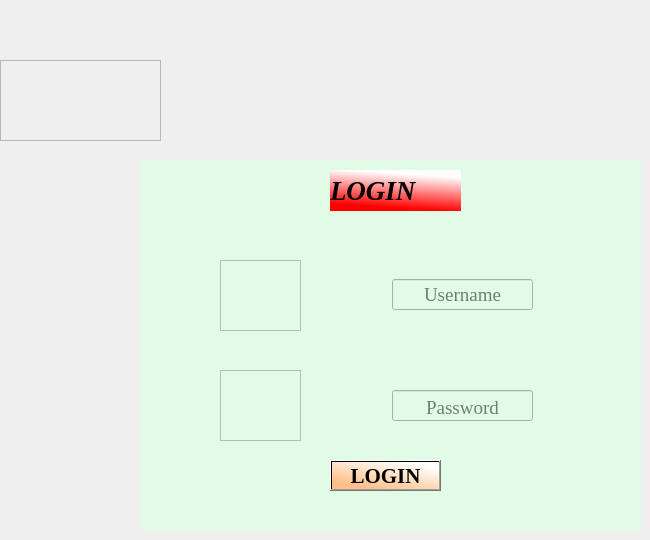
    <widget class="QWidget" name="page">
     <widget class="QFrame" name="frame">
      <property name="geometry">
       <rect>
        <x>0</x>
        <y>60</y>
        <width>161</width>
        <height>81</height>
       </rect>
      </property>
      <property name="styleSheet">
       <string notr="true">image:url(:/newPrefix/logo.jpg)
</string>
      </property>
      <property name="frameShape">
       <enum>QFrame::StyledPanel</enum>
      </property>
      <property name="frameShadow">
       <enum>QFrame::Raised</enum>
      </property>
     </widget>
     <widget class="QWidget" name="widget" native="true">
      <property name="geometry">
       <rect>
        <x>140</x>
        <y>160</y>
        <width>501</width>
        <height>371</height>
       </rect>
      </property>
      <property name="styleSheet">
       <string notr="true">background-color: rgb(225, 251, 230);</string>
      </property>
      <widget class="QLabel" name="label">
       <property name="geometry">
        <rect>
         <x>190</x>
         <y>10</y>
         <width>131</width>
         <height>41</height>
        </rect>
       </property>
       <property name="font">
        <font>
         <family>Times New Roman</family>
         <pointsize>20</pointsize>
         <weight>75</weight>
         <italic>true</italic>
         <bold>true</bold>
        </font>
       </property>
       <property name="styleSheet">
        <string notr="true">color: rgb(0, 0, 0);
background-color: qlineargradient(spread:pad, x1:0.725, y1:0.971591, x2:0.898, y2:0.164545, stop:0 rgba(255, 0, 0, 255), stop:1 rgba(255, 255, 255, 255));</string>
       </property>
       <property name="text">
        <string>LOGIN</string>
       </property>
      </widget>
      <widget class="QFrame" name="frame_3">
       <property name="geometry">
        <rect>
         <x>80</x>
         <y>100</y>
         <width>81</width>
         <height>71</height>
        </rect>
       </property>
       <property name="styleSheet">
        <string notr="true">image:url(:/newPrefix/user.png)</string>
       </property>
       <property name="frameShape">
        <enum>QFrame::StyledPanel</enum>
       </property>
       <property name="frameShadow">
        <enum>QFrame::Raised</enum>
       </property>
      </widget>
      <widget class="QFrame" name="frame_2">
       <property name="geometry">
        <rect>
         <x>80</x>
         <y>210</y>
         <width>81</width>
         <height>71</height>
        </rect>
       </property>
       <property name="styleSheet">
        <string notr="true">image:url(:/newPrefix/password.png)</string>
       </property>
       <property name="frameShape">
        <enum>QFrame::StyledPanel</enum>
       </property>
       <property name="frameShadow">
        <enum>QFrame::Raised</enum>
       </property>
      </widget>
      <widget class="QLineEdit" name="lineEdit_loginuser">
       <property name="geometry">
        <rect>
         <x>252</x>
         <y>119</y>
         <width>141</width>
         <height>31</height>
        </rect>
       </property>
       <property name="font">
        <font>
         <family>Times New Roman</family>
         <pointsize>14</pointsize>
         <weight>50</weight>
         <bold>false</bold>
        </font>
       </property>
       <property name="alignment">
        <set>Qt::AlignCenter</set>
       </property>
       <property name="placeholderText">
        <string>Username</string>
       </property>
       <property name="cursorMoveStyle">
        <enum>Qt::VisualMoveStyle</enum>
       </property>
      </widget>
      <widget class="QLineEdit" name="lineEdit_loginpass">
       <property name="geometry">
        <rect>
         <x>252</x>
         <y>230</y>
         <width>141</width>
         <height>31</height>
        </rect>
       </property>
       <property name="font">
        <font>
         <family>Times New Roman</family>
         <pointsize>14</pointsize>
         <weight>50</weight>
         <bold>false</bold>
        </font>
       </property>
       <property name="echoMode">
        <enum>QLineEdit::Password</enum>
       </property>
       <property name="alignment">
        <set>Qt::AlignBottom|Qt::AlignHCenter</set>
       </property>
       <property name="placeholderText">
        <string>Password</string>
       </property>
      </widget>
      <widget class="QPushButton" name="pushButton_login">
       <property name="geometry">
        <rect>
         <x>190</x>
         <y>300</y>
         <width>111</width>
         <height>31</height>
        </rect>
       </property>
       <property name="font">
        <font>
         <family>Times New Roman</family>
         <pointsize>16</pointsize>
         <weight>75</weight>
         <italic>false</italic>
         <bold>true</bold>
        </font>
       </property>
       <property name="styleSheet">
        <string notr="true">
background-color: qlineargradient(spread:pad, x1:0.315, y1:0.966091, x2:0.898, y2:0.164545, stop:0 rgba(255, 191, 135, 255), stop:1 rgba(255, 255, 255, 255));
color:rgb(0, 0, 0)</string>
       </property>
       <property name="text">
        <string>LOGIN</string>
       </property>
      </widget>
     </widget>
    </widget>
